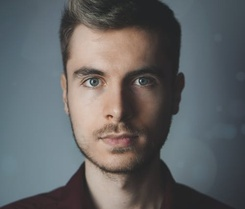
#> input picture Task3/INDRASHIS PAUL - TASK 3/From Image/pexels-photo-614810.jpeg, 245 x 209 px, shrunk from 500 x 427 before the run, found by its file name
$ jupyter execute Face_Detection_from_Image_using_OpenCV_.ipynb
#> lines starting #> are read from the running program, lines starting #| are printed output that depends on the picture; after the words box and inside, x2 and y2 are one past the last pixel; in counts of white or black regions, pixels touching at a corner belong together
## Importing required Libraries

[cell 1]
import numpy as np
import cv2
from google.colab.patches import cv2_imshow

## Face detection
I'll be using the `detectMultiscale` module of the classifier. This function will return a rectangle with coordinates(x,y,w,h) around the detected face.

[cell 2]
def detect_faces(cascade, img, scaleFactor=1.3):
    # Loading the image and Creating a copy of the image to prevent any changes to the original one.
#> called with img = '/content/pexels-photo-614810.jpeg', scaleFactor = 1.3
    img_raw = image_copy = cv2.imread(img)
#> img_raw is the input picture: shape (209, 245, 3); mean B, G, R 100.3, 99.1, 97.7

    # Converting the test image to gray scale as opencv face detector expects gray images
    gray_image = cv2.cvtColor(image_copy, cv2.COLOR_BGR2GRAY)
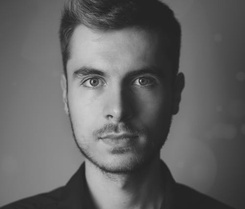
#> gray_image: shape (209, 245); min 32, max 211, mean 98.8

    # Applying the haar classifier to detect faces
    faces_rect = cascade.detectMultiScale(gray_image, scaleFactor = scaleFactor, minNeighbors=5)
#> faces_rect = [[51, 29, 132, 132]]

    # Drawing a Green Rectangle according to the coordinates provided by the HAAR classifier over the detected faces
    for (x, y, w, h) in faces_rect:
        cv2.rectangle(image_copy, (x, y), (x+w, y+h), (0, 0, 255), 3)
#> this loop made 1 pass
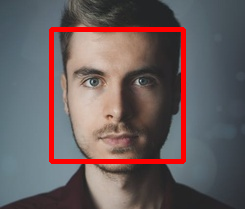
#> image_copy: shape (209, 245, 3); 5.13% of pixels changed, all inside (x1, y1, x2, y2) = (49, 27, 186, 164)

    # Printing the number of faces in the image
    print("The number of faces found: ", len(faces_rect))
#| The number of faces found:  1

    # Printing the detected image
    cv2_imshow(image_copy) # This is used because cv2.imshow() causes the Notebook to crash

### Loading the classifier for frontal face

[cell 3]
cascade = cv2.CascadeClassifier('haarcascade_frontalface_alt2.xml')

## Detecting Faces

[cell 4]
detect_faces(cascade, '/content/pexels-photo-614810.jpeg')

**Perfectly detects the face**

[cell 5]
detect_faces(cascade, '/content/6-facial-recognition-hero.jpg')
#> call 2 of detect_faces, with img = '/content/6-facial-recognition-hero.jpg', scaleFactor = 1.3
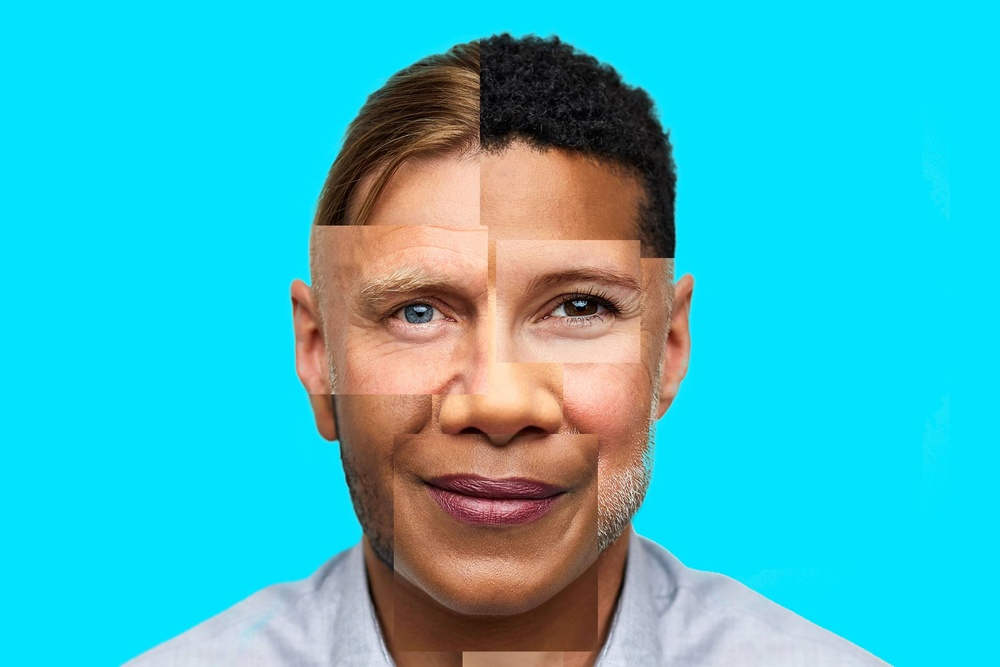
#> input picture Task3/INDRASHIS PAUL - TASK 3/From Image/6-facial-recognition-hero.jpg, 1000 x 667 px, shrunk from 2040 x 1360 before the run, found by its file name
#> in detect_faces, img_raw is the input picture: shape (667, 1000, 3); mean B, G, R 202.6, 190.8, 55.3
#> in detect_faces (call 2), `gray_image = cv2.cvtColor(image_copy, cv2.COLOR_BGR2GRAY)`:
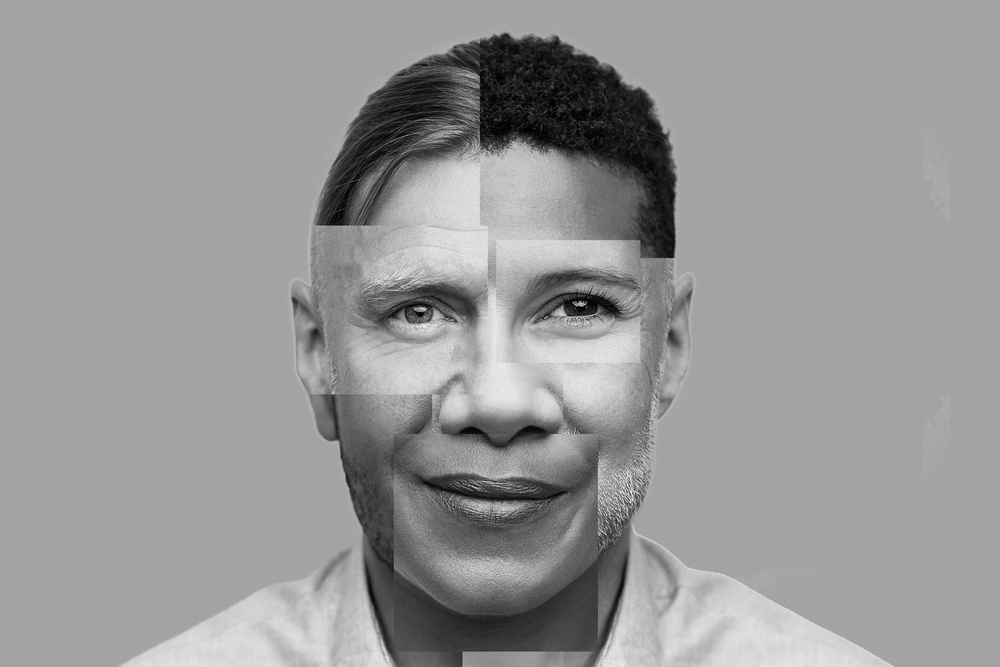
#> gray_image: shape (667, 1000); min 0, max 248, mean 151.7
#> in detect_faces (call 2), `faces_rect = cascade.detectMultiScale(gray_image, scaleFactor = scaleF..`: faces_rect = [[295, 146, 414, 414]]
#> the loop in detect_faces (call 2), `for (x, y, w, h) in faces_rect:` made 1 pass
#> after the loop in detect_faces (call 2), `for (x, y, w, h) in faces_rect:`:
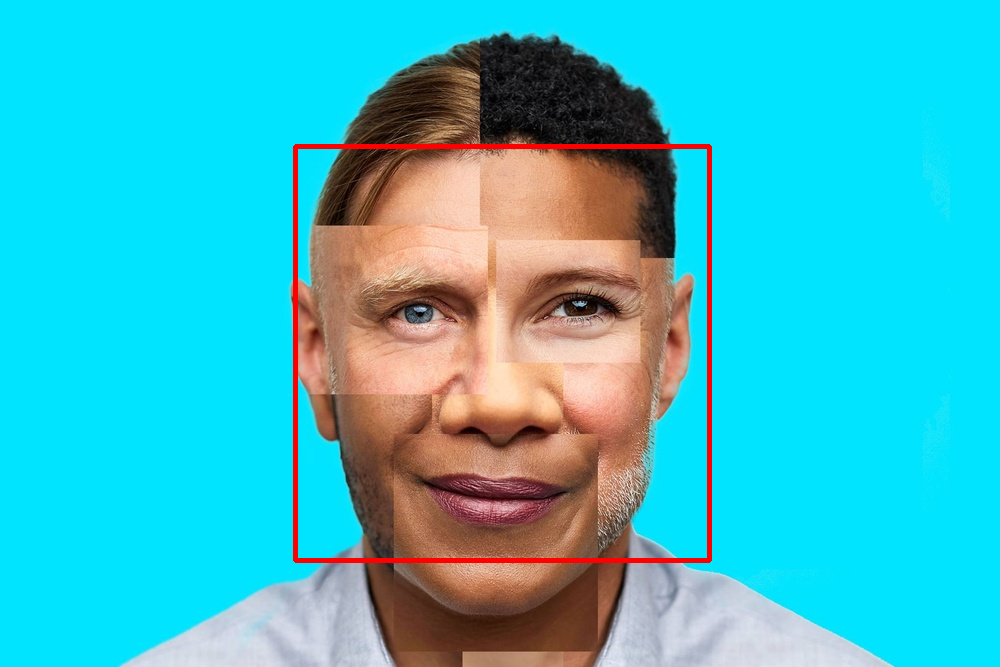
#> image_copy: shape (667, 1000, 3); 1.24% of pixels changed, all inside (x1, y1, x2, y2) = (293, 144, 712, 563)
#| The number of faces found:  1

**Perfectly detects the face**

[cell 6]
detect_faces(cascade, '/content/FACE Landing Page-NewUsers.jpg')
#> call 3 of detect_faces, with img = '/content/FACE Landing Page-NewUsers.jpg', scaleFactor = 1.3
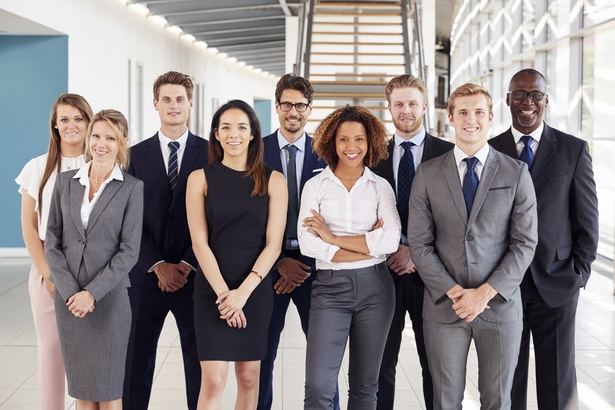
#> input picture Task3/INDRASHIS PAUL - TASK 3/From Image/FACE Landing Page-NewUsers.jpg, 615 x 410 px, shrunk from 1254 x 836 before the run, found by its file name
#> in detect_faces, img_raw is the input picture: shape (410, 615, 3); mean B, G, R 136.7, 135.7, 142.6
#> in detect_faces (call 3), `gray_image = cv2.cvtColor(image_copy, cv2.COLOR_BGR2GRAY)`:
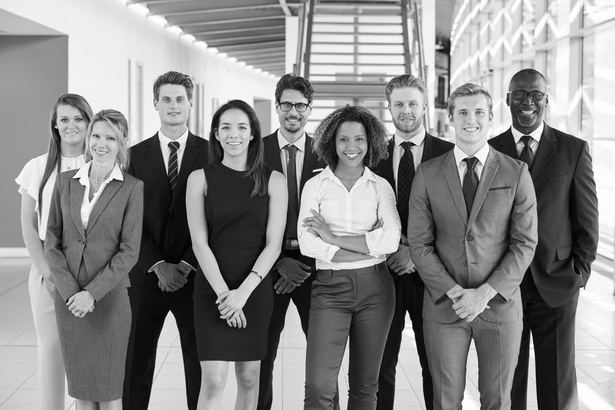
#> gray_image: shape (410, 615); min 0, max 255, mean 137.9
#> in detect_faces (call 3), `faces_rect = cascade.detectMultiScale(gray_image, scaleFactor = scaleF..`: faces_rect = [[149, 81, 50, 50], [271, 89, 44, 44], [386, 88, 42, 42], [450, 96, 44, 44], [51, 104, 41, 41], [212, 111, 45, 45], [82, 122, 42, 42], [330, 123, 43, 43]]
#> the loop in detect_faces (call 3), `for (x, y, w, h) in faces_rect:` made 8 passes
#> after the loop in detect_faces (call 3), `for (x, y, w, h) in faces_rect:`:
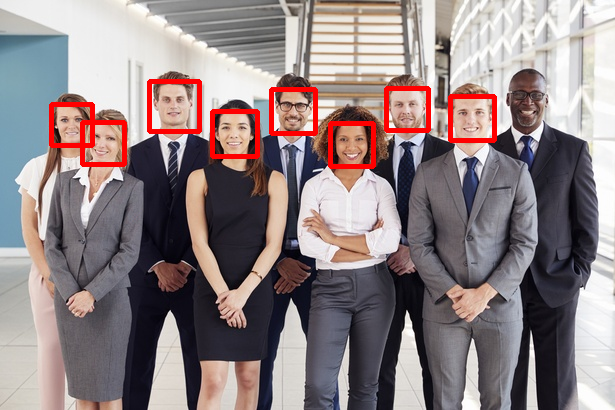
#> image_copy: shape (410, 615, 3); 2.73% of pixels changed, all inside (x1, y1, x2, y2) = (49, 79, 497, 169)
#| The number of faces found:  8
